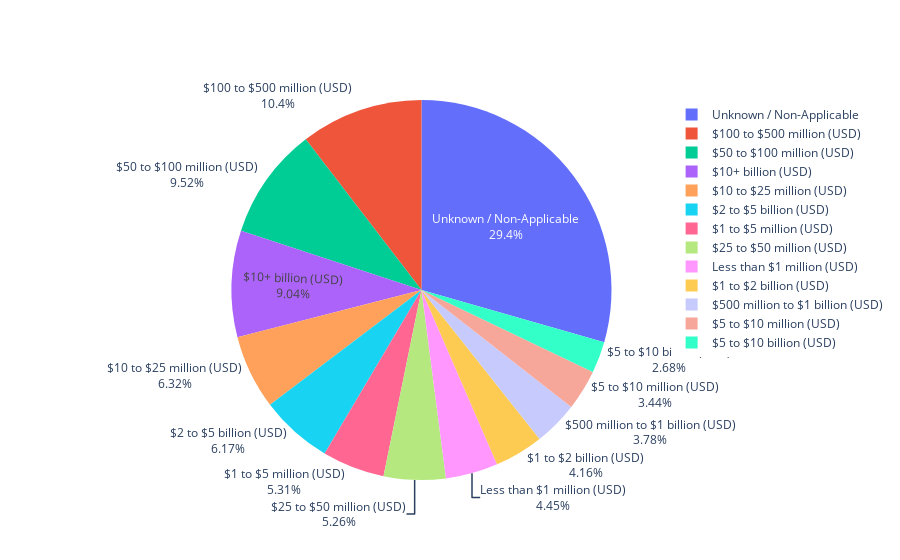

The cell this chart's notebook holds for it:
### Markdown cell above
# Revenue

### Code cell
labels = df['Revenue'].value_counts()[:20].index
values = df['Revenue'].value_counts()[:20].values

plt.figure(figsize=(10,10))
fig = go.Figure(data=[go.Pie(labels=labels, textinfo='label+percent', values=values)])
fig.show()

### Figure 1 — Plotly figure (JSON) as saved in the notebook; plotly's stock layout.template omitted (floating-point values rounded to 4 significant figures)
{"data": [{"labels": ["Unknown / Non-Applicable", "$100 to $500 million (USD)", "$50 to $100 million (USD)", "$10+ billion (USD)", "$10 to $25 million (USD)", "$2 to $5 billion (USD)", "$1 to $5 million (USD)", "$25 to $50 million (USD)", "Less than $1 million (USD)", "$1 to $2 billion (USD)", "$500 million to $1 billion (USD)", "$5 to $10 million (USD)", "$5 to $10 billion (USD)"], "textinfo": "label+percent", "type": "pie", "values": [615, 218, 199, 189, 132, 129, 111, 110, 93, 87, 79, 72, 56]}], "layout": {}}
